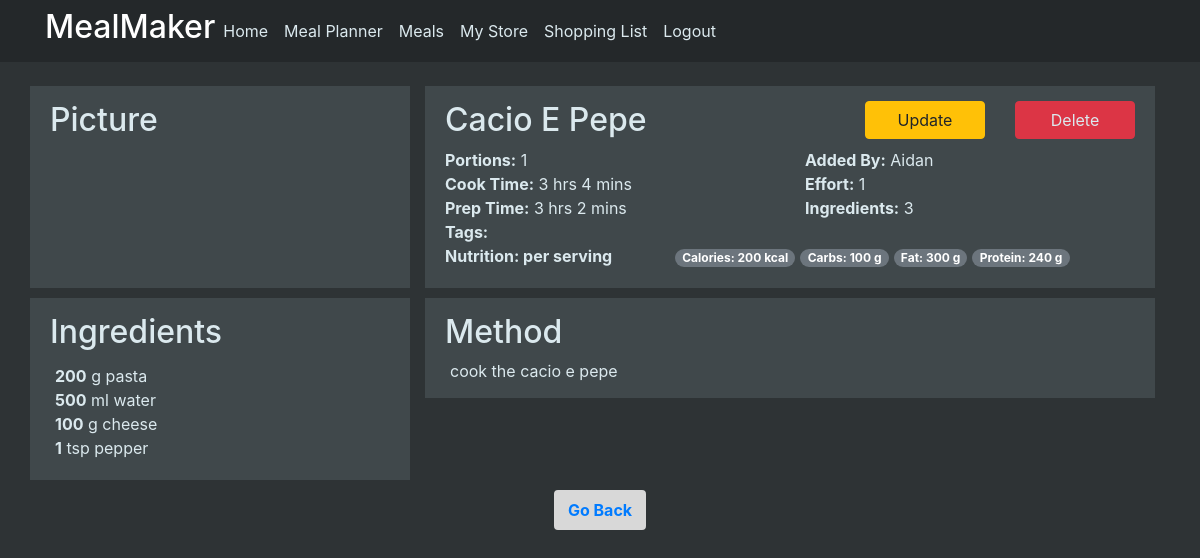
Before: /meal/1 (signed in) with the older database file.
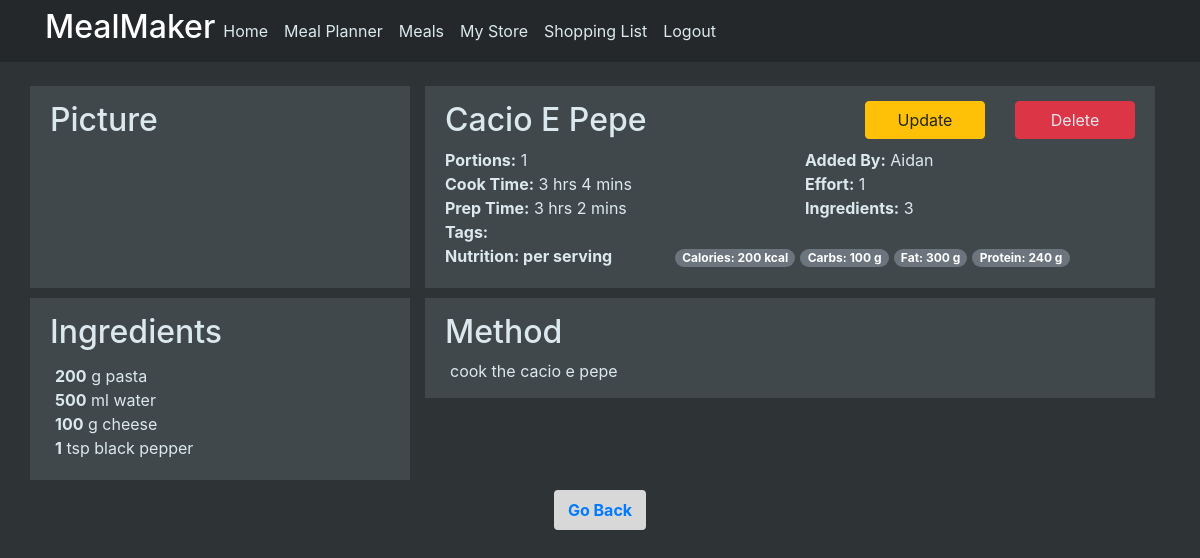
After: the same page with the newer database file.
### mealmaker/models.py (models this page shows)
class Meal(db.Model):
    id = db.Column(db.Integer, primary_key=True)
    date = db.Column(db.DateTime(timezone=True), default=func.now())
    name = db.Column(db.String(200))
    portion = db.Column(db.Integer)
    prep_time_hour = db.Column(db.Integer)
    prep_time_min = db.Column(db.Integer)
    cook_time_hour = db.Column(db.Integer)
    cook_time_min = db.Column(db.Integer)
    diet_type = db.Column(db.String(20))
    health_type = db.Column(db.String(20))
    effort = db.Column(db.String(5))
    cost = db.Column(db.String(5))
    freezable = db.Column(db.String(5))
    num_ingredient = db.Column(db.Integer)
    time_to_go_off = db.Column(db.Integer)
    cal_per_portion = db.Column(db.Integer)
    protein_per_portion = db.Column(db.Integer)
    fat_per_portion = db.Column(db.Integer)
    carb_per_portion = db.Column(db.Integer)
    recipe = db.Column(db.Text)
    ingredients = db.relationship(
        "Ingredient", back_populates="meal_id", cascade="all, delete"
    )

class User(db.Model, UserMixin):
    id = db.Column(db.Integer, primary_key=True)
    email = db.Column(db.String(150), unique=True)
    password = db.Column(db.String(150))
    first_name = db.Column(db.String(150))

class Ingredient(db.Model):
    id = db.Column(db.Integer, primary_key=True)
    name = db.Column(db.String(200))
    amount = db.Column(db.Integer)
    unit = db.Column(db.String(200))
    meal_link = db.Column(db.Integer, db.ForeignKey("meal.id"))
    meal_id = db.relationship(
        "Meal", back_populates="ingredients", collection_class=list
    )

### mealmaker/views.py (the view)
@views.route("/meal/<int:id>", methods=["GET", "POST"])
@login_required
def meal(id):
    meal = Meal.query.get_or_404(id)
    ingredient = Ingredient.query.filter(Ingredient.meal_link == id)
    form = UpdateMealForm()
    template_form = IngredientForm(prefix="ingredient-_-")
    if form.is_submitted():
        meal.name = form.name.data.title()
        meal.portion = form.portion.data
        meal.prep_time_hour = form.prep_time_hour.data
        meal.prep_time_min = form.prep_time_min.data
        meal.cook_time_hour = form.cook_time_hour.data
        meal.cook_time_min = form.cook_time_min.data
        meal.diet_type = form.diet_type.data
        meal.health_type = form.health_type.data
        meal.effort = form.effort.data
        meal.cost = form.cost.data
        meal.freezable = form.freezable.data
        meal.num_ingredient = form.num_ingredient.data
        meal.time_to_go_off = form.time_to_go_off.data
        meal.cal_per_portion = form.cal_per_portion.data
        meal.protein_per_portion = form.protein_per_portion.data
        meal.fat_per_portion = form.fat_per_portion.data
        meal.carb_per_portion = form.carb_per_portion.data
        meal.recipe = form.recipe.data
        db.session.query(Ingredient).filter(Ingredient.meal_link == id).delete()
        db.session.commit()
        for i in form.ingredient.data:
            new_ingredient = Ingredient(
                name=i["ingredient_name"].title(),
                amount=i["ingredient_amount"],
                unit=i["ingredient_unit"],
                meal_link=id,
            )
            db.session.add(new_ingredient)
        db.session.query(Ingredient).order_by(Ingredient.name.desc())
        db.session.commit()
        flash("Your meal has been updated!", "success")
        return redirect(url_for("views.meal", id=meal.id))
    elif request.method == "GET":
        form.name.data = meal.name
        form.portion.data = meal.portion
        form.prep_time_hour.data = meal.prep_time_hour
        form.prep_time_min.data = meal.prep_time_min
        form.cook_time_hour.data = meal.cook_time_hour
        form.cook_time_min.data = meal.cook_time_min
        form.diet_type.data = meal.diet_type
        form.health_type.data = meal.health_type
        form.effort.data = meal.effort
        form.cost.data = meal.cost
        form.freezable.data = meal.freezable
        form.num_ingredient.data = meal.num_ingredient
        form.time_to_go_off.data = meal.time_to_go_off
        form.cal_per_portion.data = meal.cal_per_portion
        form.protein_per_portion.data = meal.protein_per_portion
        form.fat_per_portion.data = meal.fat_per_portion
        form.carb_per_portion.data = meal.carb_per_portion
        form.recipe.data = meal.recipe
        for row in ingredient:
            subform = {
                "id": row.id,
                "ingredient_name": row.name,
                "ingredient_amount": row.amount,
                "ingredient_unit": row.unit,
            }
            form.ingredient.append_entry(subform)
        recipe_display = meal.recipe.replace('\r','').split('\n')
    return render_template(
        "meal.html",
        user=current_user,
        form=form,
        meal=meal,
        ingredient=ingredient,
        legend="Update Meal",
        _template=template_form,
        recipe_display=recipe_display
    )

### mealmaker/__init__.py (called while the page is built)
def create_app():
    app = Flask(__name__)
    app.config["SECRET_KEY"] = "hjshjhdjah kjshkjdhjs"
    app.config["SQLALCHEMY_DATABASE_URI"] = f"sqlite:///{DB_NAME}"
    app.config["SQLALCHEMY_TRACK_MODIFICATIONS"] = False
    db.init_app(app)
    from .views import views
    from .auth import auth
    app.register_blueprint(views, url_prefix="/")
    app.register_blueprint(auth, url_prefix="/")
    from .models import User, Meal, Ingredient, MealPlan
    create_database(app)
    login_manager = LoginManager()
    login_manager.login_view = "auth.login"
    login_manager.init_app(app)
    @login_manager.user_loader
    def load_user(id):
        return User.query.get(id)
    return app

### mealmaker/templates/meal.html (shortened to what this page needs)
{% extends "layout.html" %}
{% import "update_macro.html" as macros %}
{% block content %}
<br>
<div class="row" id="Header">
  <div class="col-4 content-section-dim">
    <section>
      <div>
        <h2>Picture</h2>
      </div>
    </section>
  </div>
  <div class="col-md-8 ">
    <div class="content-section-dim">
      <div class="row">
        <div class="col-7">
          <h2>{{meal.name.title()}}</h2>
        </div>
        <div align="center" class="col">
          <button type="button" class="btn btn-warning btn-block" data-toggle="modal"
            data-target=".bd-example-modal-lg">Update</button>
        </div>
        <div class="col"><a class="btn btn-danger btn-block" data-toggle="modal" data-target="#deleteModal">Delete</a>
        </div>
      </div>
      <div class="row">
        <div class="col-6"><b>Portions:</b> {{meal.portion}}</div>
        <div class="col-6"><b>Added By:</b> {{user.first_name}}</div>
      </div>
      <div class="row">
        {% if meal.cook_time_hour == 0 %}
        <div class="col-6"> {{meal.cook_time_min}} mins</div>
        {% elif meal.cook_time_hour == 1 and meal.cook_time_min == 0 %}
        <div class="col-6"><b>Cook Time:</b> {{meal.cook_time_hour}} hr</div>
        {% elif meal.cook_time_hour == 1 %}
        <div class="col-6"><b>Cook Time:</b> {{meal.cook_time_hour}} hr {{meal.cook_time_min}} mins</div>
        {% elif meal.cook_time_min == 0 %}
        <div class="col-6"><b>Cook Time:</b> {{meal.cook_time_hour}} hrs</div>
        {% else %}
        <div class="col-6"><b>Cook Time:</b> {{meal.cook_time_hour}} hrs {{meal.cook_time_min}} mins</div>
        {% endif %}
        <div class="col-6"><b>Effort:</b> {{meal.portion}}</div>
      </div>
      <div class="row">
        {% if meal.prep_time_hour == 0 %}
        <div class="col-6"><b>Prep Time:</b> {{meal.prep_time_min}} mins</div>
        {% elif meal.prep_time_hour == 1 and meal.prep_time_min == 0 %}
        <div class="col-6"><b>Prep Time:</b>  {{meal.prep_time_hour}} hr</div>
        {% elif meal.prep_time_hour == 1 %}
        <div class="col-6"><b>Prep Time:</b> {{meal.prep_time_hour}} hr {{meal.prep_time_min}} mins</div>
        {% elif meal.prep_time_min == 0 %}
        <div class="col-6"><b>Prep Time:</b> {{meal.prep_time_hour}} hrs</div>
        {% else %}
        <div class="col-6"><b>Prep Time:</b> {{meal.prep_time_hour}} hrs {{meal.prep_time_min}} mins</div>
        {% endif %}
        <div class="col-6"><b>Ingredients:</b> {{meal.num_ingredient}}</div>
      </div>
      <div class="row">
        <div class="col-2"><b>Tags: </b></div>
      </div>
      <div class="row">
        <div class="col-4"><b>Nutrition: per serving</b></div>
        <div class="tag-row"><span class="badge badge-pill badge-secondary">Calories: {{meal.cal_per_portion}} kcal</span></div>
        <div class="tag-row"><span class="badge badge-pill badge-secondary">Carbs: {{meal.protein_per_portion}} g</span></div>
        <div class="tag-row"><span class="badge badge-pill badge-secondary">Fat: {{meal.fat_per_portion}} g</span></div>
        <div class="tag-row"><span class="badge badge-pill badge-secondary">Protein: {{meal.carb_per_portion}} g</span></div>
      </div>
    </div>
  </div>
</div>
<div class="row" id="Body">
  <div class="col-4 media content-section-dim">
    <section>
      <h2>Ingredients</h2>
      <section class="media-body">
        <ul class="no-bullets">
          {% for i in ingredient %}
          <li><b>{{ i.amount}}</b> {{ i.unit}} {{ i.name}}</li>
          {% endfor %}
        </ul>
      </section>
    </section>
  </div>
  <div class="col-8">
    <div class="content-section-dim">
        <h2>Method</h2>
        {% for line in recipe_display %}
            {% if line[0:4] == 'Step' %}
                <div class="row row-heading"><b>{{line}}</b></div>
            {% else %}
            <div class="row row-body">{{line}}</div>
            {% endif %}
        {% endfor %}
    </div>
  </div>
</div>
<div>
  <legend align="center">
    <button type="button" class="btn btn-light" data-dismiss="modal">
      <a class="text-center" href="{{ url_for('views.meals') }}"><b>Go Back</b></a>
    </button>
  </legend>
</div>
{% endblock content %}

### mealmaker/templates/layout.html (shortened to what this page needs)
<!DOCTYPE html>
<html>
<head>
  <link rel="stylesheet" href="https://maxcdn.bootstrapcdn.com/bootstrap/4.0.0/css/bootstrap.min.css"
>
  <link rel="stylesheet" type="text/css" href="{{ url_for('static', filename='main.css') }}">
  <link rel="stylesheet" href="https://cdn.jsdelivr.net/npm/bootstrap-icons@1.9.1/font/bootstrap-icons.css">
</head>
<body>
  <nav class="navbar navbar-expand-lg navbar-color">
    <div class="container">
      <div class="collapse navbar-collapse navbar-color" id="navbar">
        <h2 class="navbar-header">MealMaker</h2>
        {% if user.is_authenticated %}
        <ul class="navbar-nav">
          <li class="nav-item"><a class="nav-link nav-item navbar-link-color" id="home" href="/">Home</a></li>
          <li class="nav-item"><a class="nav-link nav-item navbar-link-color" id="meals" href="/meal_planner">Meal Planner</a></li>
          <li class="nav-item"><a class="nav-link nav-item navbar-link-color" id="meals" href="/meals">Meals</a></li>
          <li class="nav-item"><a class="nav-link nav-item navbar-link-color" id="logout" href="/my_store">My Store</a></li>
          <li class="nav-item"><a class="nav-link nav-item navbar-link-color" id="logout" href="/shopping_list">Shopping List</a></li>
          <li class="nav-item"><a class="nav-link nav-item navbar-link-color" id="logout" href="/logout">Logout</a></li>
        </ul>
        {% else %}
        <div class="nav navbar-nav">
          <a class="nav-item nav-link navbar-right navbar-link-color" id="login" href="/login">Login</a>
          <a class="nav-item nav-link navbar-right navbar-link-color" id="signUp" href="/sign-up">Sign Up</a>
        </div>
        {% endif %}
      </div>
    </div>
  </nav>
  <div class="container">{% block content %} {% endblock %}</div>
</body>
</html>

### mealmaker/static/main.css (style rules this page uses)
body { background-color: #2e3335; color: #DBE9EE; }
.navbar-color { background-color: #24282a; }
.navbar-header { color: white; }
.navbar-link-color { color: #DBE9EE; }
.content-section-dim { padding: 15px 20px; background-color: #40484b; border-radius: 0px; margin-bottom: 10px; }
.btn-light { border: 2px solid #d8d8d8; background: #d8d8d8; }
.tag-row { padding: 0px 0px 5px 5px; }
ul.no-bullets { list-style-type: none; padding: 5px; margin: 0; }
.row-body { padding-right: 20px; padding-bottom: 0px; padding-left: 20px; }

Changed rows visible on the page:
removed Ingredient: amount "1", unit "tsp", name "pepper"
added Ingredient: amount "1", unit "tsp", name "black pepper"
